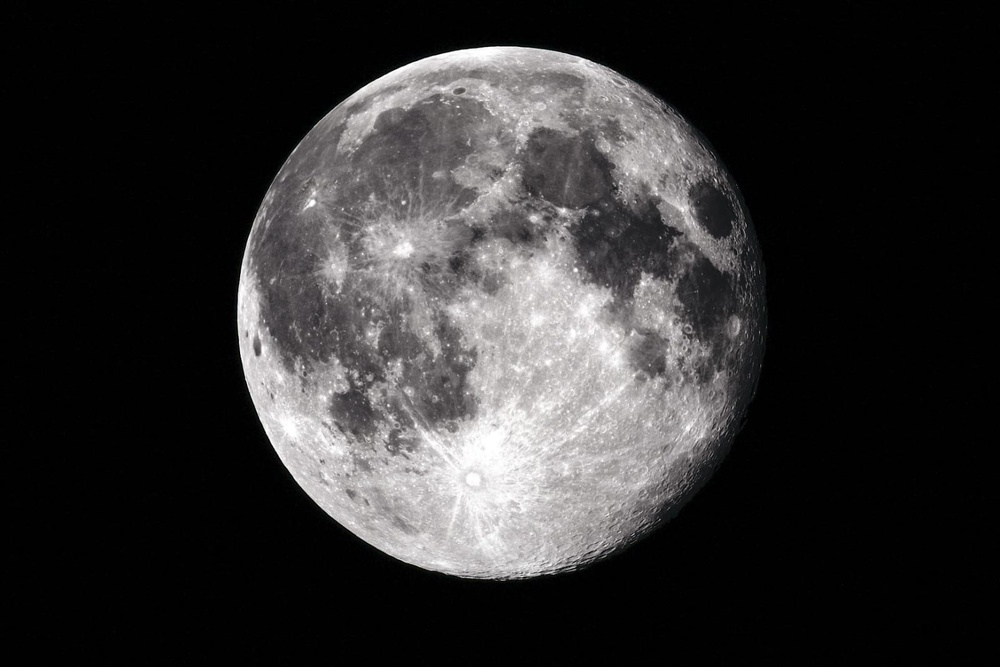
#> input picture Lab7/img1.jpeg, 1000 x 667 px, shrunk from 1599 x 1066 before the run
$ python sift.py   (older library calls are emulated)
#> lines starting #> are read from the running program, lines starting #| are printed output that depends on the picture
import cv2

# read the images
img1 = cv2.imread('img1.jpeg')
#> img1 is the input picture: shape (667, 1000, 3); mean B, G, R 47.9, 47.7, 48.8
img2 = cv2.imread('img2.jpeg')
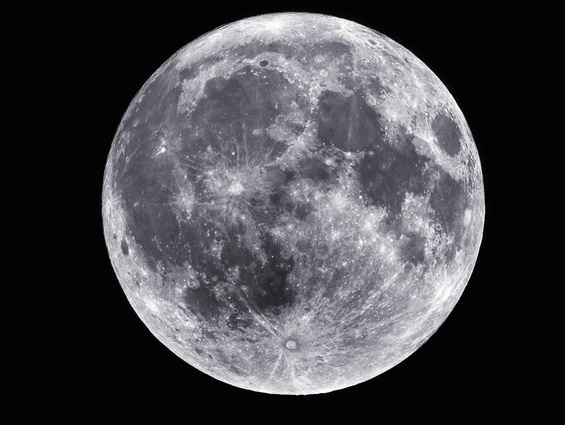
#> input picture Lab7/img2.jpeg, 565 x 425 px, shrunk from 904 x 680 before the run
#> img2 is the input picture: shape (425, 565, 3); mean B, G, R 71.9, 67.9, 68

# convert images to grayscale
img1 = cv2.cvtColor(img1, cv2.COLOR_BGR2GRAY)
#> img1: shape (667, 1000)
img2 = cv2.cvtColor(img2, cv2.COLOR_BGR2GRAY)
#> img2: shape (425, 565)

# create SIFT object
sift = cv2.SIFT().create()

# detect SIFT features in both images
keypoints_1, descriptors_1 = sift.detectAndCompute(img1, None)
#> keypoints_1 = 2124 keypoints; strongest (x, y, size): (295, 423, 55.7), (257, 352, 5.1), (403, 202, 2.7), (582, 65, 12.9)
keypoints_2, descriptors_2 = sift.detectAndCompute(img2, None)
#> keypoints_2 = 1112 keypoints; strongest (x, y, size): (360, 197, 2), (415, 96, 51), (446, 289, 27.5), (345, 29, 16.5)

# create feature matcher
bf = cv2.BFMatcher(cv2.NORM_L1, crossCheck=True)

# match descriptors of both images
matches = bf.match(descriptors_1, descriptors_2)
#> matches = 626 matches

# sort matches by distance
matches = sorted(matches, key=lambda x: x.distance)

# draw first 50 matches
matched_img = cv2.drawMatches(img1, keypoints_1, img2, keypoints_2, matches[:50], img2, flags=2 )
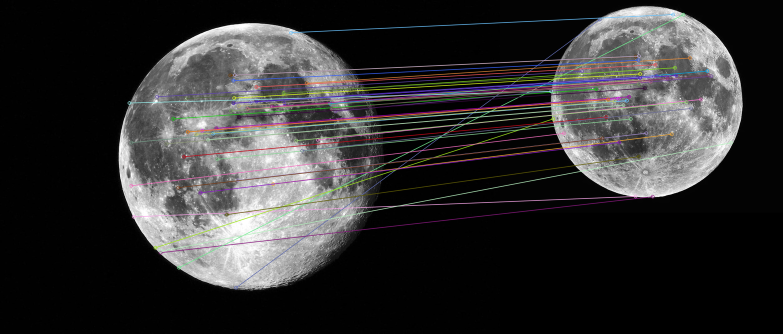
#> matched_img: shape (667, 1565, 3) (shown at 1/2 size); mean of channels 0, 1, 2 49.4, 49.2, 50.1; drawn as B, G, R

# show the image
cv2.imshow('image', matched_img)

# save the image
cv2.imwrite("matched_images.jpg", matched_img)

cv2.waitKey(0)
cv2.destroyAllWindows()
